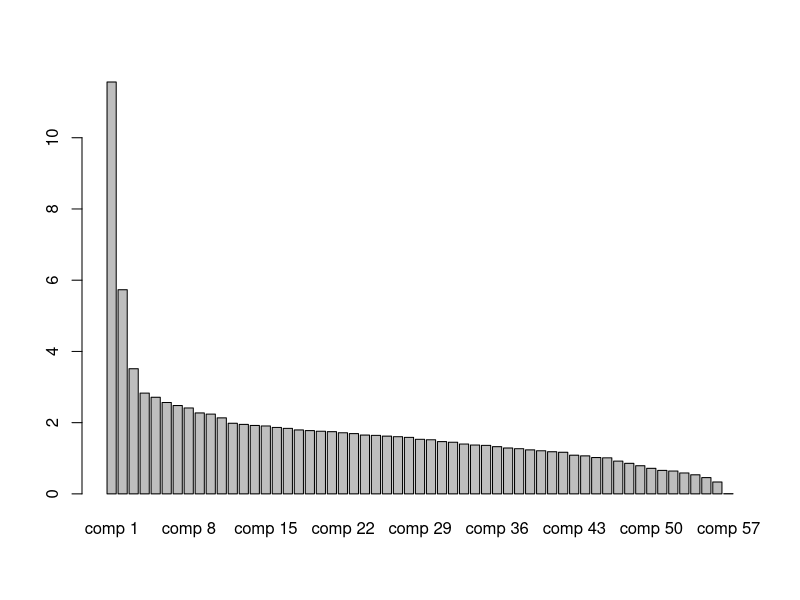

Recreate this plot in R. (Note: this script raises an error after producing the figure.)
## ---- chunk 1
knitr::opts_chunk$set(echo = TRUE)
## ---- chunk 2
library(kernlab)
library(corrplot)
library(FactoMineR)
library(dplyr)

data(spam)

spam_quant <- spam %>% select(-"type")
spam_quant_norm <- scale(spam_quant)

res.pca <- PCA(spam_quant_norm, graph = F)
eigvalues <- data.frame(res.pca$eig)
barplot(eigvalues$percentage.of.variance, names.arg = row.names(eigvalues))
X <- res.pca$ind$coord

## ---- chunk 3
Tab <- Tab[,25:40]
corrplot(cor(Tab))
## ---- chunk 4
plot(X[,1],X[,2], col = as.numeric(spam$type)+1)
## ---- chunk 5
m = 100
N =nrow(spam_quant_norm)

Tirage <- sample(1:N, m, replace = FALSE)
spam_subset = spam_quant_norm[Tirage,]
kpc <- kpca(~., data = as.data.frame (spam_subset), kernel = "rbfdot", kpar = list(sigma=0.01))
kpvc <- pcv(kpc)
plot(rotated(kpc)[,1:2], xlab = "1st Principale Comp.", ylab = "2nd Principale Comp.")
barplot(eig(kpc)/sum(eig(kpc)))
## ---- chunk 6
library(mlbench)
set.seed(111)
obj <- mlbench.spirals(100,1,0.025)
my.data <- data.frame(4 * obj$x)
names(my.data)<-c("X1","X2")
plot(my.data)

#Kmeans pas disponible ici car pas de groupe grossier
## ---- chunk 7
library(kernlab)
my.data <- as.matrix(my.data)
rbfkernel <- rbfdot(sigma = 1)
K <- as.matrix(kernelMatrix(rbfkernel, my.data))
image(K)
## ---- chunk 8
diag(K ) = 0 
N= 100
A <- matrix(0,N, N)
neighbor <- 3
for(i in 1:N){
  idx <- order(K[i,], decreasing= T)[1: neighbor] #renvoie les indices
  A[i, idx] = 1
  
}
image(A)

## ---- chunk 9
A <- K>0.5
diag(A) = 0
image(A)
## ---- chunk 10
D <- diag(N)

D <- rowSums(A)
## ---- chunk 11
U = D - A 
L <- scale(U)
## ---- chunk 12
L_value <- eigen(L, symmetric = TRUE)
k <- 2
Z <- L_value$vectors[,(ncol(L_value$vectors)-k+1):ncol(L_value$vectors)]
#prendre 4 derniers vecteurs et voir bien deux groupes

plot(Z)
## ---- chunk 13
my.data<-as.matrix(my.data)
kpc_data <- kpca(~., data = as.data.frame (my.data), kernel = "rbfdot", kpar = list(sigma=1))

kpvc_data <- pcv(kpc_data)
plot(rotated(kpc_data)[,1:2], xlab = "1st Principale Comp.", ylab = "2nd Principale Comp.")
barplot(eig(kpc_data)/sum(eig(kpc_data)))
